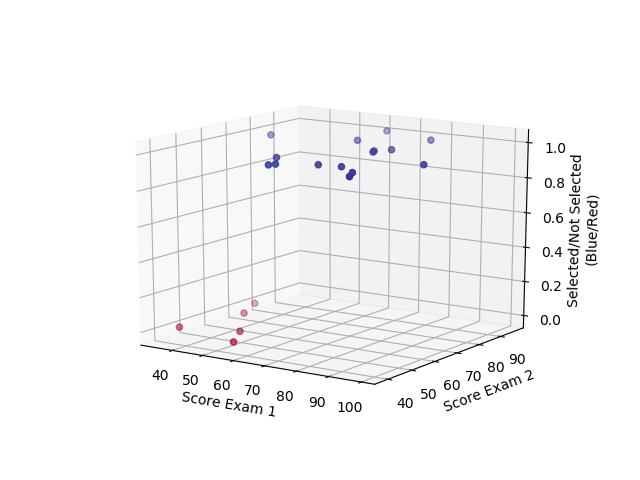

Reproduce this figure in Python.
from sklearn.linear_model import LogisticRegression
import pandas as pd
import matplotlib.pyplot as plt
from sklearn.model_selection import train_test_split
from sklearn import metrics as m
import numpy as np
from mpl_toolkits import mplot3d
f=pd.read_csv("ex3.txt")
f=f.as_matrix()
X_train,X_test,y_train,y_test=train_test_split(f[:,[0,1]],f[:,2],test_size=0.2)
lr=LogisticRegression()
lr.fit(X_train,y_train)
p=lr.predict(X_test)
print np.sqrt(m.mean_squared_error(y_test,p))
yp=lr.predict(X_test)
fig=plt.figure()
ax=plt.axes(projection='3d')
ax.scatter3D(X_test[:,0],X_test[:,1],yp,c=yp,cmap='RdYlBu')
ax.set_xlabel('Score Exam 1')
ax.set_ylabel('Score Exam 2')
ax.set_zlabel('Selected/Not Selected \n(Blue/Red)')
plt.show()
